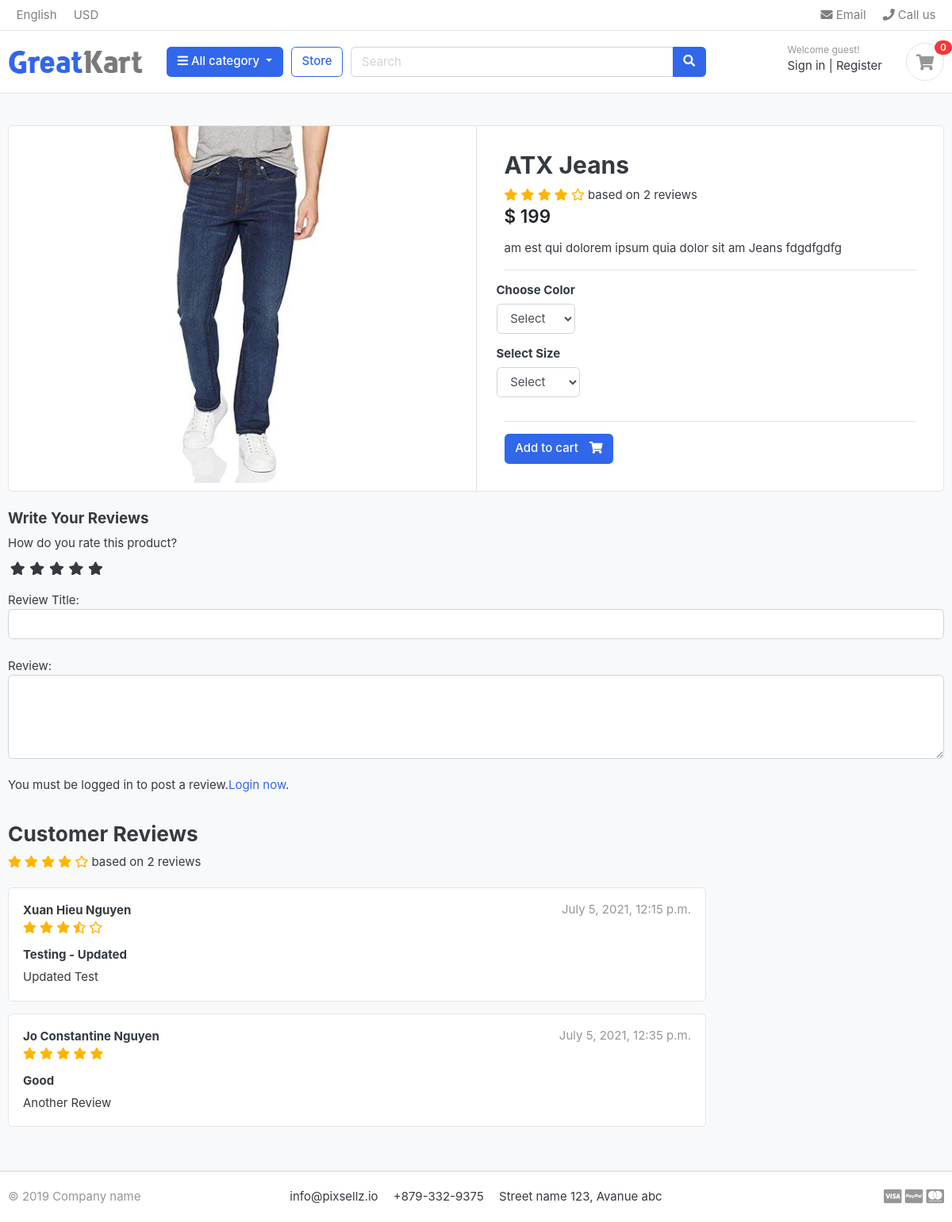
/store/category/jeans/atx-jeans/, run on the app's committed database.
### store/models.py (models this page shows, shortened)
class Product(models.Model):
    product_name = models.CharField(max_length=200, unique=True)
    slug = models.SlugField(unique=True)
    description = models.TextField(max_length=500, blank=True)
    price = models.IntegerField()
    image = models.ImageField(upload_to="photos/products")
    stock = models.IntegerField()
    is_available = models.BooleanField(default=True)
    category = models.ForeignKey(Category, on_delete=models.CASCADE)
    created_date = models.DateTimeField(auto_now_add=True)
    modified_date = models.DateTimeField(auto_now=True)
    def averageReview(self):
        reviews = ReviewRating.objects.filter(product=self, status=True).aggregate(
            average=Avg("rating")
        )
        avg = 0
        if reviews["average"] is not None:
            avg = float(reviews["average"])
        return avg
    def countReview(self):
        reviews = ReviewRating.objects.filter(product=self, status=True).aggregate(
            count=Count("id")
        )
        count = 0
        if reviews["count"] is not None:
            count = int(reviews["count"])
        return count

class ReviewRating(models.Model):
    product = models.ForeignKey(Product, on_delete=models.CASCADE)
    user = models.ForeignKey(Account, on_delete=models.CASCADE)
    subject = models.CharField(max_length=100, blank=True)
    review = models.TextField(max_length=500, blank=True)
    rating = models.FloatField()
    ip = models.CharField(max_length=20, blank=True)
    status = models.BooleanField(default=True)
    created_at = models.DateTimeField(auto_now_add=True)
    updated_at = models.DateTimeField(auto_now=True)

### accounts/models.py (models this page shows, shortened)
class Account(AbstractBaseUser):
    first_name = models.CharField(max_length=50)
    last_name = models.CharField(max_length=50)
    username = models.CharField(max_length=50, unique=True)
    email = models.EmailField(unique=True)
    phone_number = models.CharField(max_length=50)
    date_joined = models.DateTimeField(auto_now_add=True)
    last_login = models.DateTimeField(auto_now_add=True)
    is_admin = models.BooleanField(default=False)
    is_staff = models.BooleanField(default=False)
    is_active = models.BooleanField(default=False)
    is_superadmin = models.BooleanField(default=False)
    USERNAME_FIELD = 'email'  # use email to login
    REQUIRED_FIELDS = ['username', 'first_name', 'last_name']
    object = MyAccountManager()
    def full_name(self):
        return f'{self.first_name} {self.last_name}'

### store/views.py (the view)
def product_detail(request, category_slug, product_slug):
    try:
        single_product = Product.objects.get(
            slug=product_slug, category__slug=category_slug
        )
        in_cart = CartItem.objects.filter(
            cart__cart_id=_cart_id(request), product=single_product
        ).exists()
        print(single_product.variations.colors)
    except Exception as e:
        raise e
    try:
        ordered_product = OrderProduct.objects.filter(
            user__id=request.user.id, product=single_product
        ).first()
    except OrderProduct.DoesNotExist:
        ordered_product = None
    reviews = ReviewRating.objects.filter(product=single_product, status=True)
    context = {
        "single_product": single_product,
        "in_cart": in_cart,
        "ordered_product": ordered_product,
        "reviews": reviews,
    }
    return render(request, "store/product-detail.html", context)

### carts/context_processor.py (called while the page is built)
def counter(request):
    cart_count = 0
    if "admin" in request.path:
        return {}
    else:
        try:
            if request.user and request.user.is_authenticated:
                cart_items = CartItem.objects.filter(user=request.user, is_active=True)
            else:
                cart = Cart.objects.filter(cart_id=_cart_id(request))
                cart_items = CartItem.objects.filter(cart=cart[:1], is_active=True)
            for cart_item in cart_items:
                cart_count += cart_item.quantity
        except Cart.DoesNotExist:
            pass
    return dict(cart_count=cart_count)

### carts/views.py (called while the page is built)
def _cart_id(request):
    cart = request.session.session_key
    if not cart:
        cart = request.session.create()
    return cart

### category/context_processor.py (called while the page is built)
def category_menu_links(request):
    links = Category.objects.all()
    return dict(category_links=links)

### category/models.py (called while the page is built)
    def get_url(self):
        return reverse("products_by_category", args=[self.slug])

### store/models.py (called while the page is built)
    def colors(self):
        return super(VariationManager, self).filter(
            variation_category="color", is_active=True
        )

    def sizes(self):
        return super(VariationManager, self).filter(
            variation_category="size", is_active=True
        )

### store/templates/store/product-detail.html (shortened to what this page needs)
{% extends 'base.html' %}
{% load static %}
{% block content %}
<section class="section-content padding-y bg">
<div class="container">
<div class="card">
	<div class="row no-gutters">
		<aside class="col-md-6">
			<article class="gallery-wrap">
				<div class="img-big-wrap">
				<a href="#"><img src="{{ single_product.image.url }}"></a>
				</div>
			</article>
		</aside>
		<main class="col-md-6 border-left">
			<form action="{% url 'add_cart' single_product.id %}" method="POST">
				<article class="content-body">
					<h2 class="title">{{ single_product.product_name }}</h2>
					<div class="rating-star">
						<span>
							<i class="{% if single_product.averageReview >= 1 %}fas fa-star{% endif %}"></i>
							<i class="{% if single_product.averageReview >= 2 %}fas fa-star{% endif %}"></i>
							<i class="{% if single_product.averageReview >= 3 %}fas fa-star{% endif %}"></i>
							<i class="{% if single_product.averageReview >= 4 %}fas fa-star{% endif %}"></i>
							<i class="{% if single_product.averageReview == 4.5 %}fas fa-star-half-alt{% elif single_product.averageReview < 5 %}far fa-star{% endif%}" aria-hidden="true"></i>
							<span>based on {{ single_product.countReview }} reviews</span>
						</span>
					</div>
					<div class="mb-3">
						<var class="price h4">$ {{ single_product.price }}</var>
					</div>
					<p>{{ single_product.description }}</p>
					<hr>
				{% if single_product.variations.colors|length > 0 %}
					<div class="row">
						<div class="item-option-select">
							<h6>Choose Color</h6>
							<select name="color" class="form-control" required>
									<option value="" disabled selected>Select</option>
							</select>
						</div>
					</div>
				{% endif %}
				{% if single_product.variations.sizes|length > 0 %}
					<div class="row">
						<div class="item-option-select">
							<h6>Select Size</h6>
							<select name="size" class="form-control">
									<option value="" disabled selected>Select</option>
							</select>
						</div>
					</div>
				{% endif %}
					<hr>
					{% if single_product.stock <= 0 %}
						<h5 class="text-danger">Out of Stock</h5>
					{% else %}
						<button type="submit" class="btn  btn-primary"> <span class="text">Add to cart</span> <i class="fas fa-shopping-cart"></i>  </button>
					{% endif %}
				</article>
			</form>
		</main>
	</div>
</div>
<br>
<form action="{% url 'submit_review' single_product.id %}" method="POST">
		<h5>Write Your Reviews</h5>
		<div class="form-group">
			<label>How do you rate this product?</label>
			<br/>
			<div class="rate">
				<input type="radio" name="rating" id="rating10" value="5" required /><label for="rating10" title="5"></label>
				<input type="radio" name="rating" id="rating8" value="5" required /><label for="rating8" title="4"></label>
				<input type="radio" name="rating" id="rating6" value="3" required /><label for="rating6" title="3"></label>
				<input type="radio" name="rating" id="rating4" value="2" required /><label for="rating4" title="2"></label>
				<input type="radio" name="rating" id="rating2" value="1" required /><label for="rating2" title="1"></label>
			</div>
			<br/>
			Review Title:
			<input type="text" class="form-control" name="subject">
			<br/>
			Review:
			<textarea name="review" rows="4" class="form-control"></textarea>
			<br/>
			{% if user.is_authenticated %}
				{% if ordered_product %}
					<input type="submit" value="Submit Review" class="btn btn-primary">
				{% else %}
					<p>You must purchase this product to review it.</p>
				{% endif %}
			{% else %}
				<p>You must be logged in to post a review.<span><a href="{% url 'login' %}">Login now</a></span>.</p>
			{% endif %}
		</div>
	</form>
<div class="row">
	<div class="col-md-9">
	<header class="section-heading">
		<h3>Customer Reviews</h3>
		<div class="rating-star">
			<span>
				<i class="{% if single_product.averageReview >= 1 %}fas fa-star{% endif %}"></i>
				<i class="{% if single_product.averageReview >= 2 %}fas fa-star{% endif %}"></i>
				<i class="{% if single_product.averageReview >= 3 %}fas fa-star{% endif %}"></i>
				<i class="{% if single_product.averageReview >= 4 %}fas fa-star{% endif %}"></i>
				<i class="{% if single_product.averageReview == 4.5 %}fas fa-star-half-alt{% elif single_product.averageReview < 5 %}far fa-star{% endif%}" aria-hidden="true"></i>
				<span>based on {{ single_product.countReview }} reviews</span>
			</span>
		</div>
	</header>
{% for review in reviews %}
	<article class="box mb-3">
		<div class="icontext w-100">
			<div class="text">
				<span class="date text-muted float-md-right">{{ review.created_at }}</span>
				<h6 class="mb-1">{{ review.user.full_name }}</h6>
				<div class="rating-star">
					<span>
						<i class="{% if review.rating >= 1 %}fas fa-star{% endif %}"></i>
						<i class="{% if review.rating >= 2 %}fas fa-star{% endif %}"></i>
						<i class="{% if review.rating >= 3 %}fas fa-star{% endif %}"></i>
						<i class="{% if review.rating >= 4 %}fas fa-star{% endif %}"></i>
						<i class="{% if review.rating >= 5 %}fas fa-star{% endif %}"></i>
						<i class="{% if review.rating == 3.5 %}fas fa-star-half-alt{% elif review.rating < 4 %}far fa-star{% endif%}" aria-hidden="true"></i>
						<i class="{% if review.rating == 4.5 %}fas fa-star-half-alt{% elif review.rating < 5 %}far fa-star{% endif%}" aria-hidden="true"></i>
					</span>
				</div>
			</div>
		</div>
		<div class="mt-3">
			<h6>{{ review.subject }}</h6>
			<p>
				{{ review.review }}
			</p>
		</div>
	</article>
{% endfor %}
	</div>
</div>
</div>
</section>
{% endblock content %}

### greatkart/static/css/ui.css (style rules this page uses)
html { font-family: "Inter", sans-serif; font-size: 15px; }
.content-body { flex: 1 1 auto; padding: 2rem 2.3rem; }
.padding-y { padding-top: 40px; padding-bottom: 40px; }
var { font-style: normal; }
article:after, .form-group:after { display: block; clear: both; content: ""; }
.bg { background-color: #f8f9fa; }
.section-heading { margin-bottom: 20px; margin-top: 15px; }
p:last-child { margin-bottom: 0; }
.btn .text + i { margin-left: 10px; }
.icontext { display: inline-flex; align-items: center; vertical-align: middle; }
.icontext .text { width: 100%; line-height: 1.2; }
.price { font-weight: 600; color: #212529; }
.box { padding: 18px; background: #fff; border-radius: 0.37rem; border: 1px solid #e4e4e4; }
.gallery-wrap .img-big-wrap { margin-bottom: 10px; border-radius: 0.37rem; overflow: hidden; background-color: #fff; }
.gallery-wrap .img-big-wrap a { text-align: center; display: block; }
.gallery-wrap .img-big-wrap img { height: 450px; width: auto; display: inline-block; }
.item-option-select { margin-bottom: 1rem; display: inline-block; margin-right: 15px; }

### greatkart/static/css/custom.css (style rules this page uses)
.rate { display: inline-block; border: 0; }
.rate > label { float: right; }
.rate > label::before { display: inline-block; font-size: 1.1rem; font-family: "Font Awesome 5 Free"; content: "\f005"; margin: 0; padding: 0.3rem 0.2rem; cursor: pointer; font-weight: 900; }
.rating-star i { color: #ffb503 !important; }

### data on the page
Product: image (picture), product_name "ATX Jeans", countReview "2", price "199", description "am est qui dolorem ipsum quia dolor sit am Jeans fdgdfgdfg"
ReviewRating: created_at "July 5, 2021, 12:15 p.m.", user.full_name "Xuan Hieu Nguyen", rating 3.5 (drawn), subject "Testing - Updated", review "Updated Test"
ReviewRating: created_at "July 5, 2021, 12:35 p.m.", user.full_name "Jo Constantine Nguyen", rating 5 (drawn), subject "Good", review "Another Review"

### other printed values
{{ cart_count }} "0"
